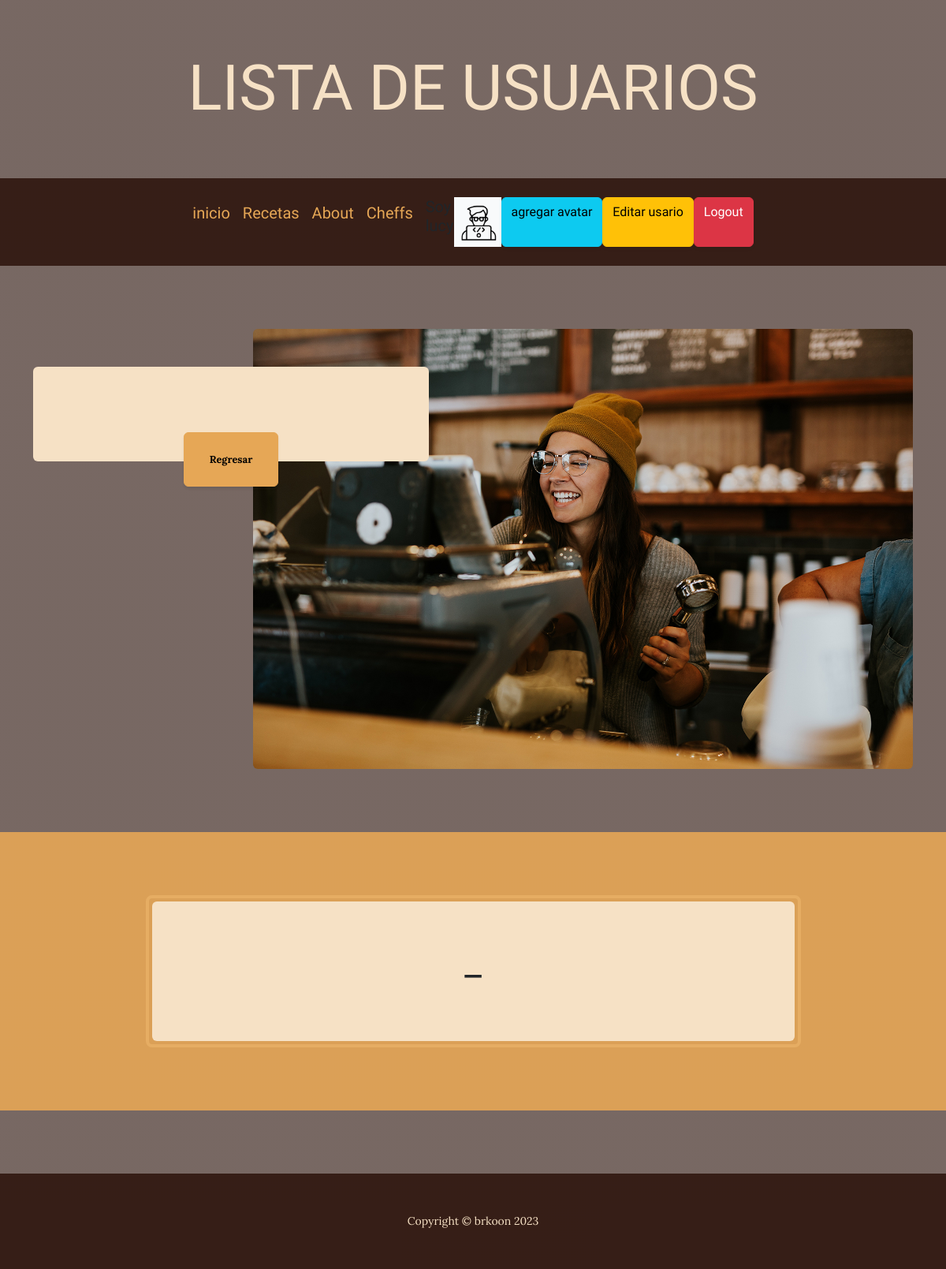
Before: /AppRecetas/cheffs/ (signed in) with the older database file.
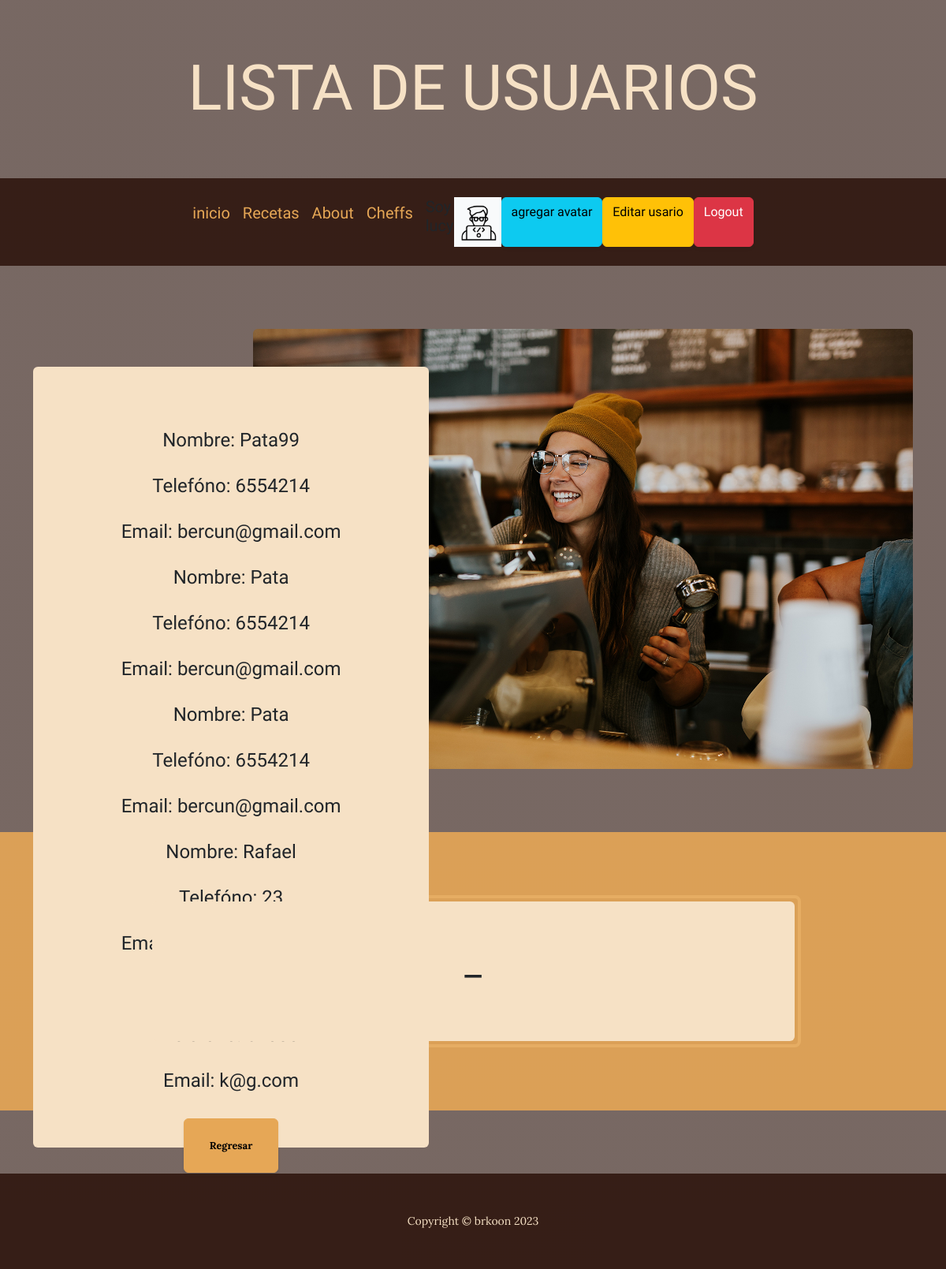
After: the same page with the newer database file.
### AppRecetas/models.py (models this page shows, shortened)
class Avatar(models.Model):
    usuario = models.ForeignKey(User, on_delete=models.CASCADE)
    image = models.ImageField(upload_to= "avatares", null=True)

class Cheff(models.Model):
    nombreUsr = models.CharField(max_length=20)
    emailUsr = models.EmailField()
    telfonoUsr = models.IntegerField()
    ciudad = models.CharField(max_length=20)
    edad = models.IntegerField()
    tipoDeCocina = models.CharField(max_length=20)

### AppRecetas/views.py (the view)
# urls.py: path("cheffs/", vista_cheffs, name= "Cheffs"),
@login_required
def vista_cheffs(request):
   cheff_all = Cheff.objects.all()
   listado = {"gente": cheff_all}
   return render(request, "AppRecetas/cheffs.html", listado )

### AppRecetas/templates/AppRecetas/cheffs.html (shortened to what this page needs)
{% extends "AppRecetas/base.html" %}
{% block  titulo %}
Lista de Usuarios
{% endblock  %}
{% block  complement %}
{% for comunidad in gente  %}
<H4>
<p>Nombre: {{comunidad.nombreUsr}}  </p>
<p>Telefóno: {{comunidad.telfonoUsr}}  </p>
<p>Email: {{comunidad.emailUsr}}  </p>
</H4>
{% endfor %}
{% endblock  %}

### AppRecetas/templates/AppRecetas/base.html (shortened to what this page needs)
<!DOCTYPE html>
<html lang="en">
    <head>
        {% load static  %}
        <link href="{% static 'AppRecetas/css/styles.css'%}" rel="stylesheet" />
    </head>
    <body>
        <header>
            <h1 class="site-heading text-center text-faded d-none d-lg-block">
                <span class="site-heading-lower">
                    {% block  titulo %}
                     {% endblock %}
                </span>
            </h1>
        </header>
        <nav class="navbar navbar-expand-lg navbar-dark py-lg-4" id="mainNav">
            <div class="container">
                <div class="collapse navbar-collapse" id="navbarSupportedContent">
                    <ul class="navbar-nav mx-auto">
                        <a class="navbar-brand" href="{% url 'Inicio' %}">inicio</a>
                <a class="navbar-brand" href="{% url 'RecetasMain' %}">Recetas</a>
                <a class="navbar-brand" href="{% url 'About' %}">About</a>
                {% if request.user.is_authenticated  %}
                <a class="navbar-brand" href="{% url 'listaCheff' %}">Cheffs</a>
                <br>
                <br>
                {% endif %}
                {% if request.user.is_authenticated  %}
                <p> <h5>
                    Soy <br> {{user.username}}
                </h5>  </p>
                {% with user.avatar_set.first as  miPrimerAvatar %}
                {% if miPrimerAvatar  %}
                <img src="{{miPrimerAvatar.image.url}}" alt=" NO EXITE AVATAR", style="max-width: 60px;">
                {% endif %}
                {% endwith %}
                <a class="btn btn-info" href="{% url 'AddAvatar' %}">agregar avatar</a>
                <a class="btn btn-warning" href="{% url 'EditUsr' %}">Editar usario</a>
                <a class="btn btn-danger" href="{% url 'Logout' %}">Logout</a>
                {% else %}
                <a class="btn btn-success" href="{% url 'Login' %}">Login</a>
                <a class="btn btn-primary" href="{% url 'Register' %}">Registrarse</a>
                {% endif %}
                    </ul>
                </div>
            </div>
        </nav>
        <section class="page-section clearfix">
            <div class="container">
                <div class="intro">
                    <img class="intro-img img-fluid mb-3 mb-lg-0 rounded" src="{% static 'AppRecetas/assets/img/intro.jpg' %}" alt="..." />
                    <div class="intro-text left-0 text-center bg-faded p-5 rounded">
                        <p class="mb-3">
                            {% block  complement %}
                            {% endblock %}
                        </p>
                        <div class="intro-button mx-auto"><a class="btn btn-primary btn-xl" href="{% url 'Inicio' %}">Regresar</a></div>
                    </div>
                </div>
            </div>
        </section>
        <section class="page-section cta">
            <div class="container">
                <div class="row">
                    <div class="col-xl-9 mx-auto">
                        <div class="cta-inner bg-faded text-center rounded">
                            <h2 class="section-heading mb-4">
                                <span class="section-heading-lower">_</span>
                            </h2>
                        </div>
                    </div>
                </div>
            </div>
        </section>
        <footer class="footer text-faded text-center py-5">
            <div class="container"><p class="m-0 small">Copyright &copy; brkoon  2023</p></div>
        </footer>
    </body>
</html>

Changed rows visible on the page:
added Cheff: nombreUsr "Pata99", telfonoUsr "6554214", emailUsr "bercun@gmail.com"
added Cheff: nombreUsr "Pata", telfonoUsr "6554214", emailUsr "bercun@gmail.com"
added Cheff: nombreUsr "Pata", telfonoUsr "6554214", emailUsr "bercun@gmail.com"
added Cheff: nombreUsr "Rafael", telfonoUsr "23"
added Cheff: emailUsr "k@g.com"
